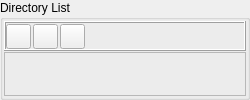
      <widget class="QGroupBox" name="dirGroup">
       <property name="sizePolicy">
        <sizepolicy hsizetype="Minimum" vsizetype="Preferred">
         <horstretch>0</horstretch>
         <verstretch>0</verstretch>
        </sizepolicy>
       </property>
       <property name="minimumSize">
        <size>
         <width>250</width>
         <height>0</height>
        </size>
       </property>
       <property name="maximumSize">
        <size>
         <width>1000</width>
         <height>16777215</height>
        </size>
       </property>
       <property name="title">
        <string>Directory List</string>
       </property>
       <layout class="QVBoxLayout" name="verticalLayout_2">
        <property name="spacing">
         <number>1</number>
        </property>
        <property name="leftMargin">
         <number>1</number>
        </property>
        <property name="topMargin">
         <number>1</number>
        </property>
        <property name="rightMargin">
         <number>1</number>
        </property>
        <property name="bottomMargin">
         <number>1</number>
        </property>
        <item>
         <widget class="QFrame" name="frame_3">
          <property name="sizePolicy">
           <sizepolicy hsizetype="Preferred" vsizetype="Fixed">
            <horstretch>0</horstretch>
            <verstretch>0</verstretch>
           </sizepolicy>
          </property>
          <property name="minimumSize">
           <size>
            <width>0</width>
            <height>30</height>
           </size>
          </property>
          <property name="maximumSize">
           <size>
            <width>16777215</width>
            <height>30</height>
           </size>
          </property>
          <property name="frameShape">
           <enum>QFrame::Box</enum>
          </property>
          <property name="frameShadow">
           <enum>QFrame::Raised</enum>
          </property>
          <widget class="QWidget" name="layoutWidget">
           <property name="geometry">
            <rect>
             <x>1</x>
             <y>1</y>
             <width>81</width>
             <height>28</height>
            </rect>
           </property>
           <layout class="QHBoxLayout" name="horizontalLayout_3">
            <property name="spacing">
             <number>1</number>
            </property>
            <property name="topMargin">
             <number>2</number>
            </property>
            <item>
             <widget class="QPushButton" name="selDirBtn">
              <property name="sizePolicy">
               <sizepolicy hsizetype="Fixed" vsizetype="Fixed">
                <horstretch>0</horstretch>
                <verstretch>0</verstretch>
               </sizepolicy>
              </property>
              <property name="minimumSize">
               <size>
                <width>25</width>
                <height>25</height>
               </size>
              </property>
              <property name="maximumSize">
               <size>
                <width>25</width>
                <height>25</height>
               </size>
              </property>
              <property name="text">
               <string/>
              </property>
              <property name="icon">
               <iconset resource="../FixD/myrc.qrc">
                <normaloff>:/images/OpenDir.png</normaloff>:/images/OpenDir.png</iconset>
              </property>
             </widget>
            </item>
            <item>
             <widget class="QPushButton" name="refreshBtn">
              <property name="sizePolicy">
               <sizepolicy hsizetype="Fixed" vsizetype="Fixed">
                <horstretch>0</horstretch>
                <verstretch>0</verstretch>
               </sizepolicy>
              </property>
              <property name="minimumSize">
               <size>
                <width>25</width>
                <height>25</height>
               </size>
              </property>
              <property name="maximumSize">
               <size>
                <width>25</width>
                <height>25</height>
               </size>
              </property>
              <property name="text">
               <string/>
              </property>
              <property name="icon">
               <iconset resource="../Com2Eth/myrc.qrc">
                <normaloff>:/images/Refresh.png</normaloff>:/images/Refresh.png</iconset>
              </property>
             </widget>
            </item>
            <item>
             <widget class="QPushButton" name="goBackBtn">
              <property name="sizePolicy">
               <sizepolicy hsizetype="Fixed" vsizetype="Fixed">
                <horstretch>0</horstretch>
                <verstretch>0</verstretch>
               </sizepolicy>
              </property>
              <property name="minimumSize">
               <size>
                <width>25</width>
                <height>25</height>
               </size>
              </property>
              <property name="maximumSize">
               <size>
                <width>25</width>
                <height>25</height>
               </size>
              </property>
              <property name="text">
               <string/>
              </property>
              <property name="icon">
               <iconset resource="../Gf2Temis/myrc.qrc">
                <normaloff>:/images/GoBack.png</normaloff>:/images/GoBack.png</iconset>
              </property>
             </widget>
            </item>
           </layout>
          </widget>
         </widget>
        </item>
        <item>
         <widget class="QFrame" name="dirFrame">
          <property name="frameShape">
           <enum>QFrame::StyledPanel</enum>
          </property>
          <property name="frameShadow">
           <enum>QFrame::Raised</enum>
          </property>
         </widget>
        </item>
       </layout>
      </widget>
